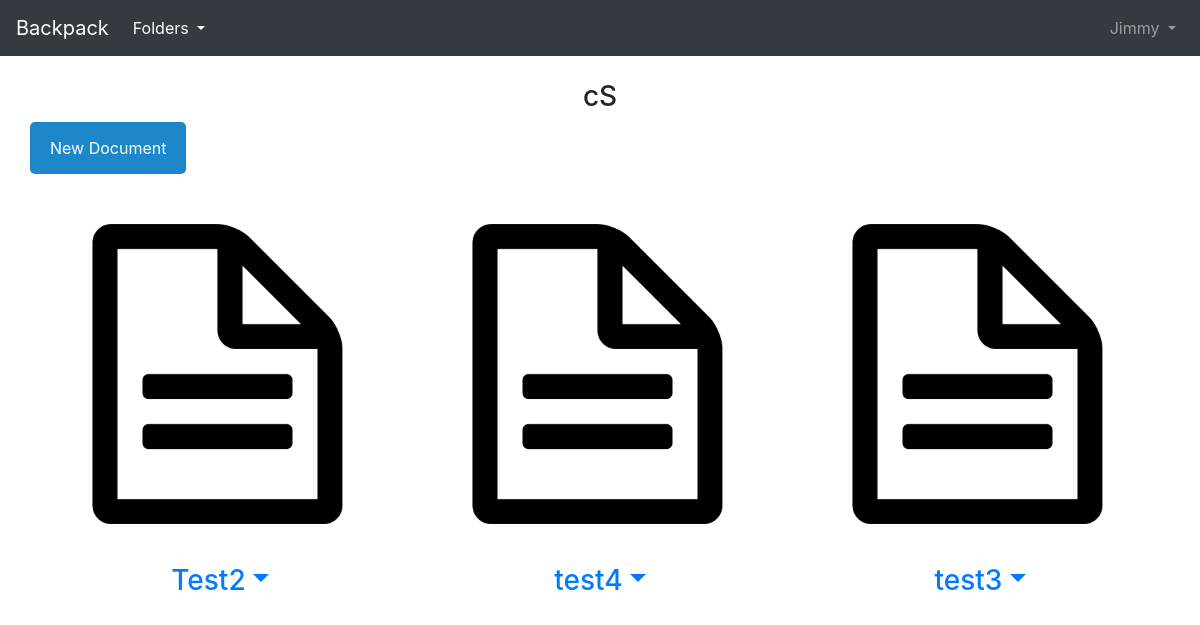
Screenshot of /docs/cS/ (signed in) with the database file from the repository.
### docs/models.py (models this page shows, shortened)
class Document(models.Model):
    class Meta:
        constraints = [
            models.UniqueConstraint(fields=['title', 'folder_parent'], name='unique_doc')
            ]
    id = models.AutoField(primary_key=True)
    title = models.CharField(max_length=100)
    body = models.TextField(blank=True)
    last_access = models.DateTimeField(default=timezone.now)
    folder_parent = models.ForeignKey(
        Folder,
        on_delete=models.CASCADE,
    )

### docs/views.py (the view)
# urls.py: path('<str:folder_title>/', DocView.as_view(), name ='doc_list'),
class DocView(ListView):
    model = Document
    template_name = "doc_list.html"
    def get_queryset(self):
        if self.request.user.is_authenticated:
            folder = Folder.objects.get(user_owner=self.request.user, title=self.kwargs['folder_title'])
            folder.last_access = timezone.now()
            folder.save()
            qs = folder.document_set.all().order_by('-last_access')
            return qs
        else:
            return 0

### docs/models.py (called while the page is built)
    def __str__(self):
        return self.title

### templates/context_processors.py (called while the page is built)
def include_login_form(request):
    from django.contrib.auth.forms import AuthenticationForm
    form = AuthenticationForm()
    return {'login_form': form}

### templates/template_tags/tags.py (called while the page is built)
@register.inclusion_tag("top3.html", takes_context=True)
def get_top3_folders(context):
    request = context['request']
    user = request.user
    queryset = Folder.objects.filter(user_owner = user).order_by('-last_access')[:3]
    return {"folder_queryset":queryset}

### templates/doc_list.html (shortened to what this page needs)
{% extends 'base.html' %}
{% load static %}
{% block content %}
<link rel="stylesheet" href="{% static 'forms.css' %}">
<h3 style="text-align: center;">{{ view.kwargs.folder_title}}</h3>
<div class="container">
  <div class="row">
      <button class='openButton' onclick = "openForm()">
        New Document
          </button>
  </div>
</div>
<br>
<div class="container">
  <div class="row">
{% for Docs in object_list %}
    <div class="col-sm-4">
 <a href="{{request.path}}{{Docs.title}}">
        <div class="panel-body"><img src="{% static 'file.png' %}" class="img-responsive" style="width:100%" alt="Image"></div>
	<h3 style="justify-content: center;display: flex; flex-direction: row;" class="text-center my-3">{{Docs.title}}
	<a  class="dropdown-toggle" href="#" id="Folder-dropdown"
              data-toggle="dropdown" aria-haspopup="true"
              aria-expanded="false">
            </a>
		</a>
            </div>
    </div>
{% endfor %}
</div><br>
{% endblock content %}

### templates/base.html (shortened to what this page needs)
<!doctype html>
<html lang="en">
  <head>
    <link rel="stylesheet"
    href="https://stackpath.bootstrapcdn.com/bootstrap/4.1.3/css/bootstrap.min.css"
>
  </head>
  <body>
    <nav class="navbar navbar-expand-md navbar-dark bg-dark mb-4">
      <a class="navbar-brand" href="{% url 'home' %}">Backpack</a>
      {% if user.is_authenticated %}
 	<div class="dropdown">
	<ul class="navbar-nav mr-auto">
                  <li class="nav-item active">
        <a class="nav-link dropdown-toggle" href="{% url 'folders' %}"
	>
	Folders </a>
	</li>
</div>
	<ul class="navbar-nav ml-auto">
            <a class="nav-link dropdown-toggle" href="#" id="userMenu"
              data-toggle="dropdown" data-hover = "dropdown" aria-haspopup="true"
              aria-expanded="false">
              {{ user.username }}
            </a>
        </ul>
      {% endif %}
  </nav>
    {% block content %}
    {% endblock content %}
  </body>
</html>

### docs/static/forms.css (style rules this page uses)
* { box-sizing: border-box; }
.openButton { border: none; border-radius: 5px; background-color: #1c87c9; color: white; padding: 14px 20px; cursor: pointer; }

### rows the page displays
Document: title "Test2"
Document: title "test4"
Document: title "test3"

### other values shown
{{ user.username }} "Jimmy"
{{ view.kwargs.folder_title }} "cS"
